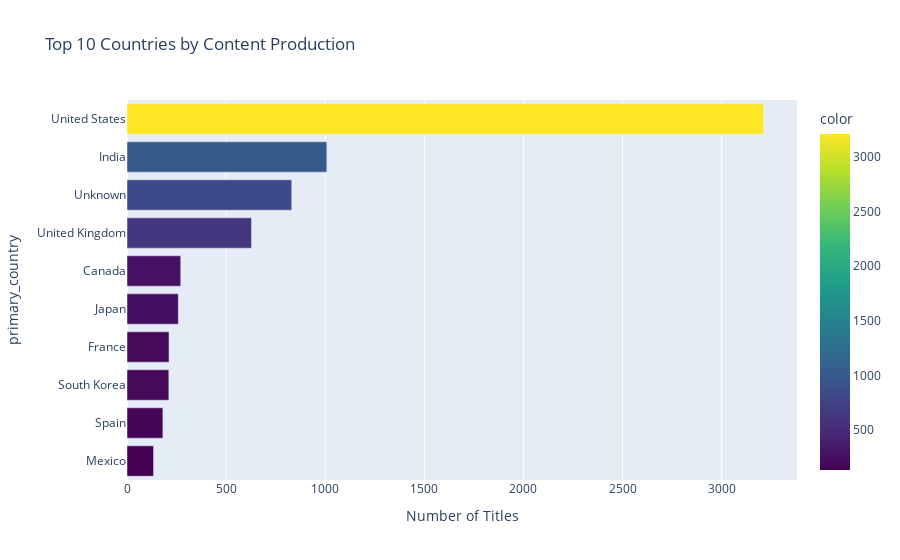

The notebook cell this image was saved under:
### Code cell
top_countries = df['primary_country'].value_counts().head(10)
fig3 = px.bar(top_countries, x=top_countries.values, y=top_countries.index,
             orientation='h', title='Top 10 Countries by Content Production',
             labels={'x': 'Number of Titles', 'y': 'Country'},
             color=top_countries.values, color_continuous_scale='Viridis')
fig3.update_layout(yaxis={'categoryorder':'total ascending'})
fig3.show()

### Figure 1 — Plotly figure (JSON) as saved in the notebook; plotly's stock layout.template omitted (floating-point values rounded to 4 significant figures)
{"data": [{"hovertemplate": "Number of Titles=%{x}<br>primary_country=%{y}<br>color=%{marker.color}<extra></extra>", "legendgroup": "", "marker": {"color": [3211, 1008, 831, 628, 271, 259, 212, 211, 181, 134], "coloraxis": "coloraxis", "pattern": {"shape": ""}}, "name": "", "orientation": "h", "showlegend": false, "textposition": "auto", "type": "bar", "x": [3211, 1008, 831, 628, 271, 259, 212, 211, 181, 134], "xaxis": "x", "y": ["United States", "India", "Unknown", "United Kingdom", "Canada", "Japan", "France", "South Korea", "Spain", "Mexico"], "yaxis": "y"}], "layout": {"barmode": "relative", "coloraxis": {"colorbar": {"title": {"text": "color"}}, "colorscale": [[0, "#440154"], [0.1111, "#482878"], [0.2222, "#3e4989"], [0.3333, "#31688e"], [0.4444, "#26828e"], [0.5556, "#1f9e89"], [0.6667, "#35b779"], [0.7778, "#6ece58"], [0.8889, "#b5de2b"], [1, "#fde725"]]}, "legend": {"tracegroupgap": 0}, "title": {"text": "Top 10 Countries by Content Production"}, "xaxis": {"anchor": "y", "domain": [0, 1], "title": {"text": "Number of Titles"}}, "yaxis": {"anchor": "x", "categoryorder": "total ascending", "domain": [0, 1], "title": {"text": "primary_country"}}}}
